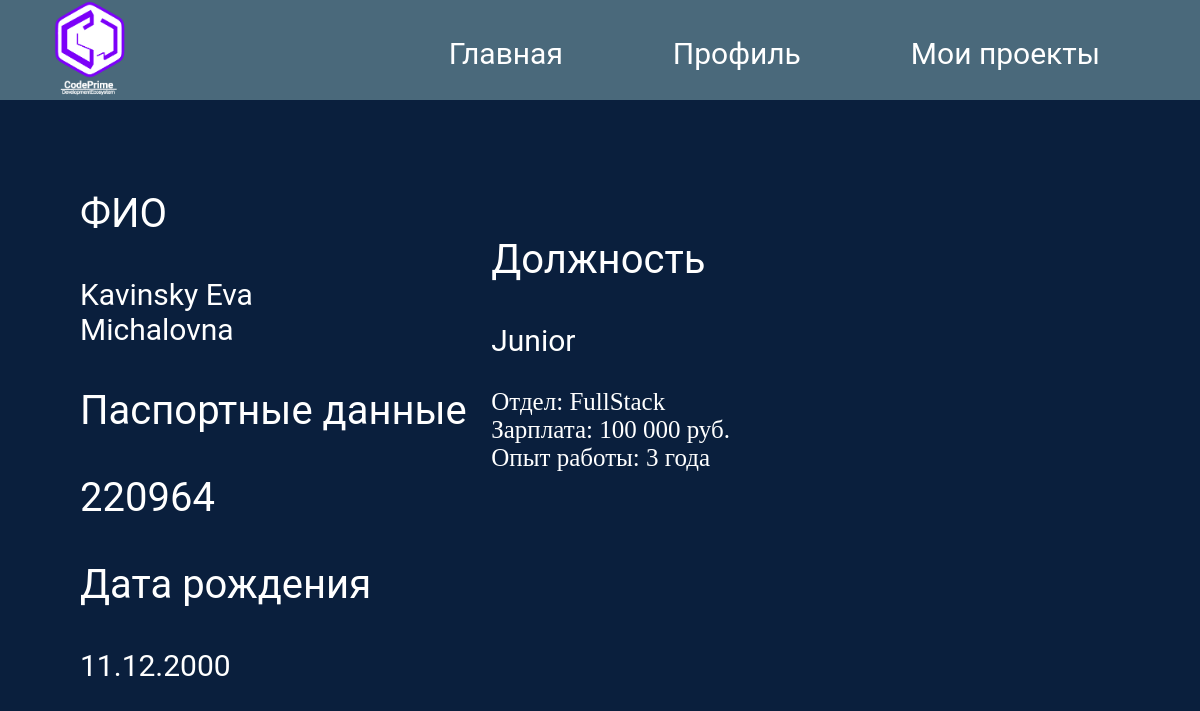
The page /dev_profil.php (signed in) on the database as committed earlier.
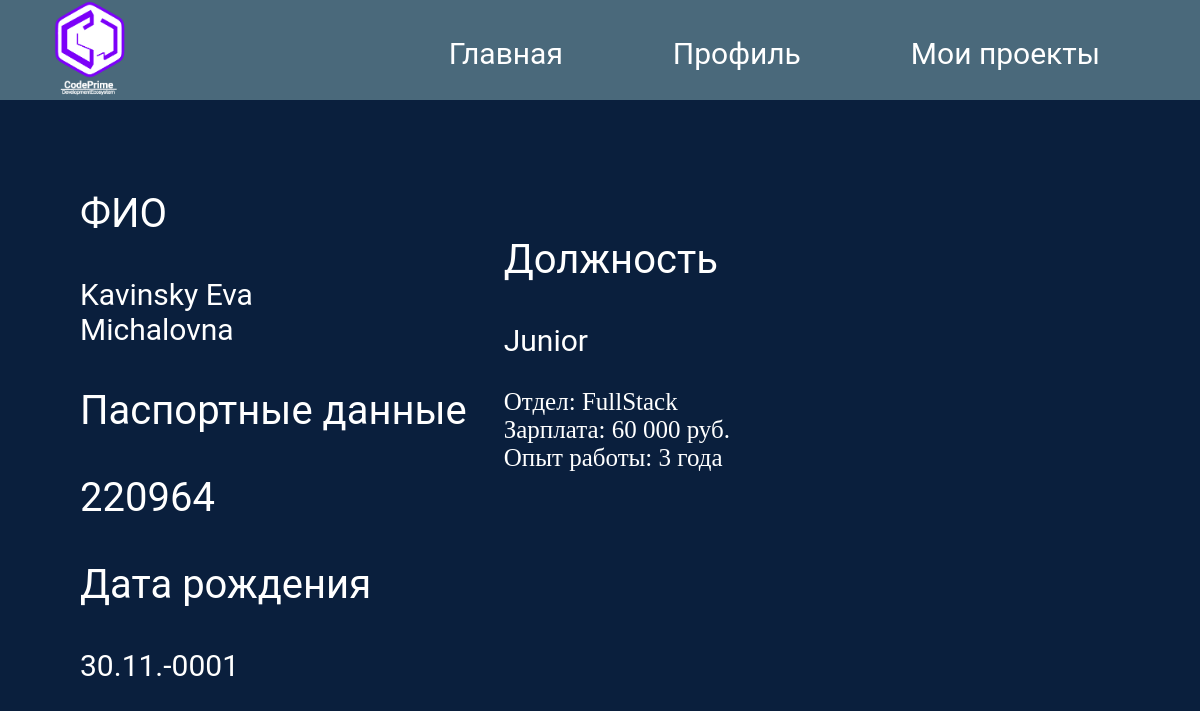
The same page on the database as committed later.
### tables this page shows
CREATE TABLE `developers` (
  `id_developers` int(11) NOT NULL,
  `first_name` varchar(100) DEFAULT NULL,
  `last_name` varchar(100) DEFAULT NULL,
  `middle_name` varchar(100) DEFAULT NULL,
  `birth_date` date DEFAULT NULL,
  `series_number` int(11) DEFAULT NULL,
  `salary` decimal(10,2) DEFAULT NULL,
  `experience` int(11) DEFAULT NULL,
  `id_user` int(11) NOT NULL,
  `id_post` int(11) NOT NULL,
  `id_department` int(11) NOT NULL
);

CREATE TABLE `post` (
  `id_post` int(11) NOT NULL,
  `name_post` varchar(50) DEFAULT NULL
);

CREATE TABLE `department` (
  `id_department` int(11) NOT NULL,
  `name_department` varchar(50) DEFAULT NULL
);

### dev_profil.php (the view, shortened to what this page needs)
<!DOCTYPE html>
<html lang="en">
<head>
    <link rel="stylesheet" href="dev_profil.css">
</head>
<body>
    <?php
    $servername = "localhost";
    $username = "root";
    $password = "";
    $dbname = "itcompany";
    try {
        $conn = new PDO("mysql:host=$servername;dbname=$dbname", $username, $password);
        $conn->setAttribute(PDO::ATTR_ERRMODE, PDO::ERRMODE_EXCEPTION);
        $user_id = $_SESSION['id_users'];
        $sql_dev = "SELECT first_name, last_name, middle_name, series_number,
                    birth_date, salary, experience
                    FROM developers
                    WHERE id_user = ?";
        $stmt_dev = $conn->prepare($sql_dev);
        $stmt_dev->execute([$user_id]);
        $developer = $stmt_dev->fetch(PDO::FETCH_ASSOC);
        $sql_post = "SELECT p.name_post
                    FROM developers d
                    JOIN post p ON d.id_post = p.id_post
                    WHERE d.id_user = ?";
        $stmt_post = $conn->prepare($sql_post);
        $stmt_post->execute([$user_id]);
        $post = $stmt_post->fetch(PDO::FETCH_ASSOC);
        $sql_dep = "SELECT dep.name_department
                   FROM developers d
                   JOIN department dep ON d.id_department = dep.id_department
                   WHERE d.id_user = ?";
        $stmt_dep = $conn->prepare($sql_dep);
        $stmt_dep->execute([$user_id]);
        $department = $stmt_dep->fetch(PDO::FETCH_ASSOC);
    } catch(PDOException $e) {
        die("Ошибка: " . $e->getMessage());
    }
    ?>
    <header class="head_foot">
        <div class="logo" name="logo">
            <img src="img/Логотип(1).png" alt="">
        </div>
        <nav class="navigation">
            <a href="main_dev.php" class="main">Главная</a>
            <a href="#logo" class="main">Профиль</a>
            <a href="project_dev.php" class="main">Мои проекты</a>
        </nav>
    </header>
    <main>
        <div class="container">
            <div class="info_dev">
                <div class="login">
                    <p class="login_p">
                        ФИО
                    </p>
                    <p class="name_dev">
                        <?php
                        $full_name = '';
                        if (!empty($developer['last_name'])) $full_name .= $developer['last_name'] . ' ';
                        if (!empty($developer['first_name'])) $full_name .= $developer['first_name'] . ' ';
                        if (!empty($developer['middle_name'])) $full_name .= $developer['middle_name'];
                        echo htmlspecialchars(trim($full_name) ?: 'Не указано');
                        ?>
                    </p>
                </div>
                <div class="passport">
                    <p class="passport_p">
                        Паспортные данные
                    </p>
                    <p class="passport_dev">
                        <?php echo htmlspecialchars($developer['series_number'] ?? 'Не указаны'); ?>
                    </p>
                </div>
                <div class="birth_date">
                    <p class="birth_date_p">
                        Дата рождения
                    </p>
                    <p class="date_dev">
                        <?php
                        if (!empty($developer['birth_date'])) {
                            $date = DateTime::createFromFormat('Y-m-d', $developer['birth_date']);
                            echo htmlspecialchars($date->format('d.m.Y'));
                        } else {
                            echo 'Не указана';
                        }
                        ?>
                    </p>
                </div>
            </div>
            <div class="position">
                <p class="pos_dev">
                    Должность
                </p>
                <p class="pos_name">
                    <?php echo htmlspecialchars($post['name_post'] ?? 'Не указана'); ?>
                </p>
                <p class="dop_info">
                    Отдел: <?php echo htmlspecialchars($department['name_department'] ?? 'Не указан'); ?><br>
                    Зарплата: <?php
                        if (isset($developer['salary'])) {
                            echo number_format($developer['salary'], 0, '', ' ') . ' руб.';
                        } else {
                            echo '0 руб.';
                        }
                    ?><br>
                    Опыт работы: <?php
                        if (isset($developer['experience'])) {
                            echo htmlspecialchars($developer['experience']) . ' ' .
                                getYearWord($developer['experience']);
                        } else {
                            echo '0 лет';
                        }
                    ?>
                </p>
            </div>
        </div>
    </main>
    <?php
    function getYearWord($number) {
        $lastDigit = $number % 10;
        $lastTwoDigits = $number % 100;
        if ($lastTwoDigits >= 11 && $lastTwoDigits <= 19) {
            return 'лет';
        } elseif ($lastDigit == 1) {
            return 'год';
        } elseif ($lastDigit >= 2 && $lastDigit <= 4) {
            return 'года';
        } else {
            return 'лет';
        }
    }
    ?>
</body>
</html>

### dev_profil.css (style rules this page uses)
body { background-color: #0A1F3D; color: white; margin: 0; padding: 0; font-family: 'Roboto', medium; font-size: 40px; }
a { text-decoration: none; color: white; }
.head_foot { display: flex; height: 100px; align-items: center; justify-content: space-between; background-color: #4A697B }
.logo { width: 177px; height: 100px; }
.logo img { width: 177px; height: 100px; }
.navigation a { font-size: 30px; margin-right: 100px; }
.container { width: 650px; margin: 50px 0 0 80px; display: flex; align-items: center; justify-content: space-between; }
.name_dev, .date_dev, .dev_passport { font-size: 30px; margin-right: 20px; max-width: 300px; }
.position { margin-top: -170px; }
.pos_name { font-size: 30px; }
.dop_info { font-size: 25px; font-family: 'Roboto, light'; }

Rows that differ between the two databases and show on the page:
changed developers "Kavinsky Eva Michalovna": birth_date "11.12.2000" → "30.11.-0001"; salary "100 000" → "60 000"
